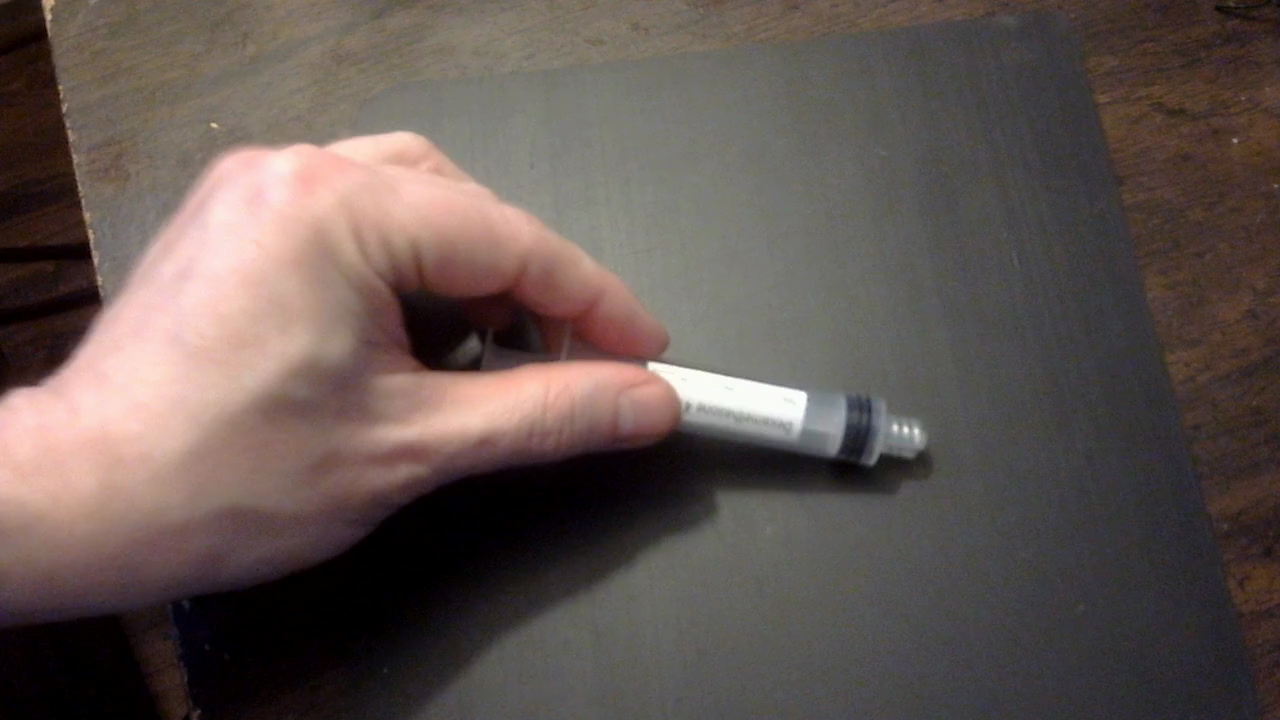
#> input picture skeletal/48.png, 1280 x 720 px
$ python -i LineDetector.py   (imports and definitions only)
#> lines starting #> are read from the running program, lines starting #| are printed output that depends on the picture; after the words box and inside, x2 and y2 are one past the last pixel; in counts of white or black regions, pixels touching at a corner belong together
#> further down, picture is the input picture: shape (720, 1280, 3); mean B, G, R 81.3, 85.6, 97.8
import cv2
import mediapipe as mp
import time
import numpy as np


class LineDetector:
    def __init__(self, min_line_length=50, max_line_gap=10):
        self.min_line_length = min_line_length
        self.max_line_gap = max_line_gap

    def detectMat(self, image):
        # Convert the image to grayscale
        gray = cv2.cvtColor(image, cv2.COLOR_BGR2GRAY)
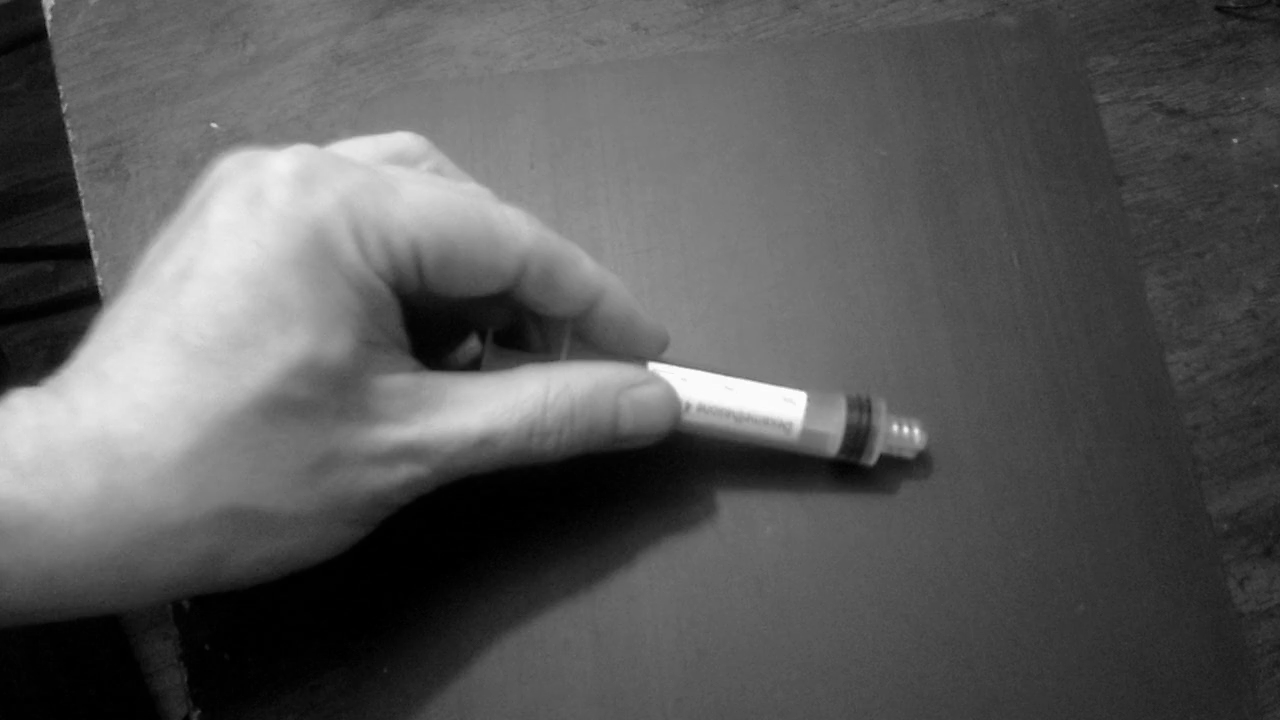
#> gray: shape (720, 1280); min 0, max 255, mean 88.7

        # Apply a Gaussian blur to the image
        blurred = cv2.GaussianBlur(gray, (5, 5), 0)

        # Detect edges using the Canny edge detection algorithm
        edges = cv2.Canny(blurred, 50, 150, apertureSize=3)
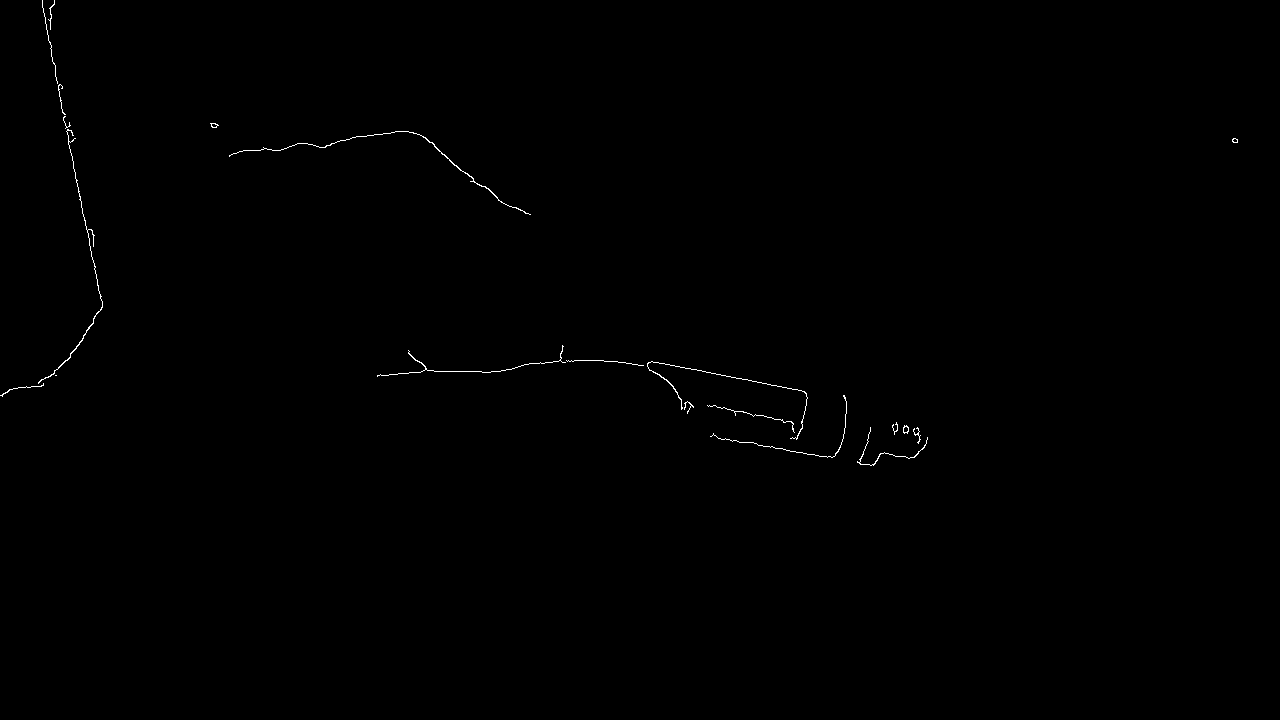
#> edges: shape (720, 1280); 0.24% white in thin lines or dots, all inside (x1, y1, x2, y2) = (0, 0, 1238, 466)

        # Apply a Hough transform to detect lines
        lines = cv2.HoughLinesP(edges, 1, np.pi / 180, 100, self.min_line_length, self.max_line_gap)
#> lines = [[777, 386, 796, 389], [660, 363, 679, 366]]

        # Filter the lines to only keep the ones that are parallel to each other
        parallel_lines = []
        for i in range(len(lines)):
            for j in range(i+1, len(lines)):
                line1 = lines[i][0]
                line2 = lines[j][0]
                angle1 = np.arctan2(line1[3] - line1[1], line1[2] - line1[0]) * 180 / np.pi
                angle2 = np.arctan2(line2[3] - line2[1], line2[2] - line2[0]) * 180 / np.pi
                if np.abs(angle1 - angle2) < 10:
                    parallel_lines.append((line1, line2))
#> this loop made 2 passes
#> after the loop, parallel_lines = [([777, 386, 796, 389], [660, 363, 679, 366])]

        image_copy = image.copy()
        # Draw the lines on the original image
        for line in parallel_lines:
            cv2.line(image_copy, (line[0][0], line[0][1]), (line[0][2], line[0][3]), (0, 0, 255), 2)
            cv2.line(image_copy, (line[1][0], line[1][1]), (line[1][2], line[1][3]), (0, 0, 255), 2)
#> this loop made 1 pass
#> line on pass 1: ([777, 386, 796, 389], [660, 363, 679, 366])
#> image_copy: shape (720, 1280, 3); 0.01% of pixels changed, all inside (x1, y1, x2, y2) = (659, 362, 798, 391)

        # cv2.imshow("Lines", image_copy)

        #lets find the region of interest(where most parallel lines are)
        largest_cluster = []
        max_cluster_size = 0

        for i, line in enumerate(parallel_lines):
            cluster = [line]
            for j in range(i+1, len(parallel_lines)):
                if abs(line[0][0] - parallel_lines[j][0][0]) <= 100 and abs(line[0][1] - parallel_lines[j][0][1]) <= 100:
                    cluster.append(parallel_lines[j])
            if len(cluster) > max_cluster_size:
                largest_cluster = cluster
                max_cluster_size = len(cluster)
#> this loop made 1 pass
#> (largest_cluster, max_cluster_size) on pass 1: ([([777, 386, 796, 389], [660, 363, 679, 366])], 1)
#> after the loop, max_cluster_size = 1

        print("Largest cluster size: ", max_cluster_size)
#| Largest cluster size:  1

        #if we have a cluster of lines, we can find the region of interest
        if len(largest_cluster) > 0:
            x_min = min([min(line[0][0], line[1][0]) for line in largest_cluster])
#> x_min = 660
            x_max = max([max(line[0][0], line[1][0]) for line in largest_cluster])
#> x_max = 777
            y_min = min([min(line[0][1], line[1][1]) for line in largest_cluster])
#> y_min = 363
            y_max = max([max(line[0][1], line[1][1]) for line in largest_cluster])
#> y_max = 386

        # Draw the lines on the original image
        ROI = image[y_min:y_max, x_min:x_max]
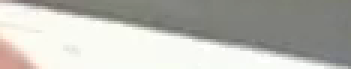
#> ROI: shape (23, 117, 3) (shown 3 times larger); mean B, G, R 179.6, 185.8, 186.3
        # cv2.imshow("ROI", ROI)

        return image_copy, parallel_lines, np.array([x_min, y_min, x_max, y_max])

>>> import cv2
>>> picture = cv2.imread('48.png')
>>> result = LineDetector().detectMat(picture)
